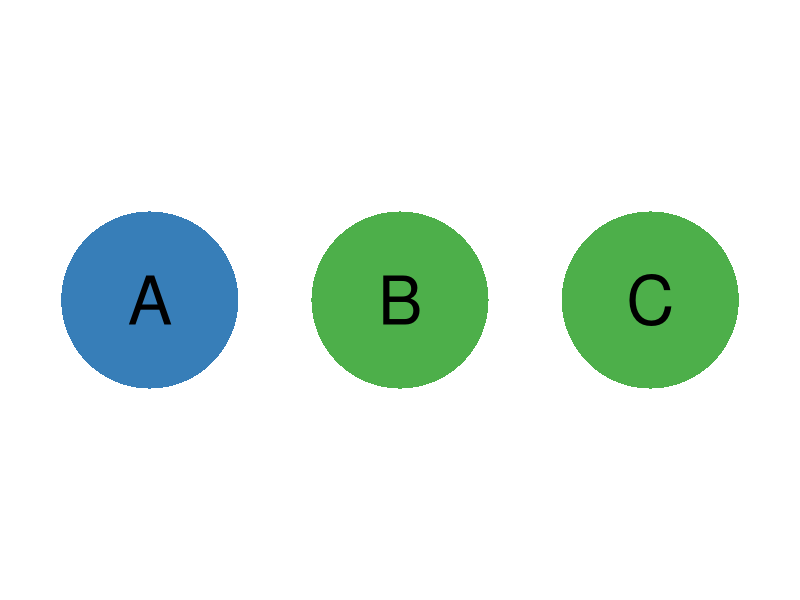
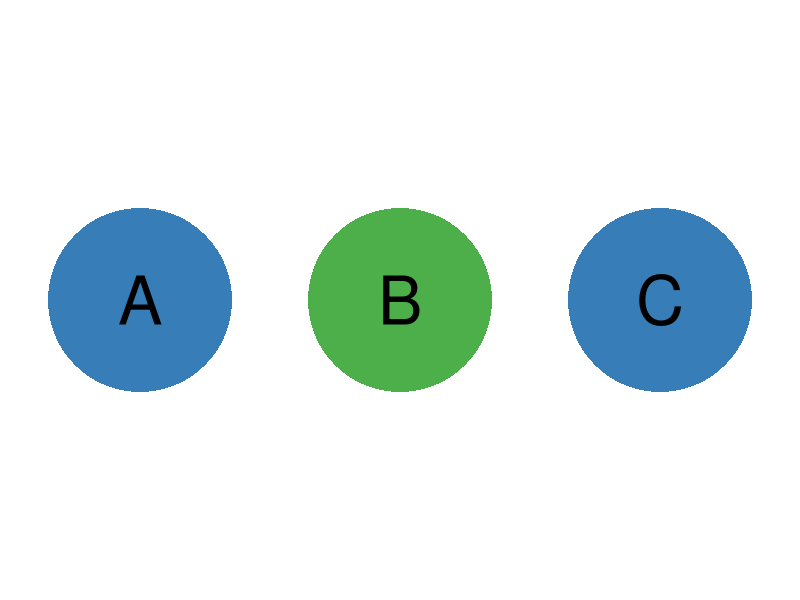
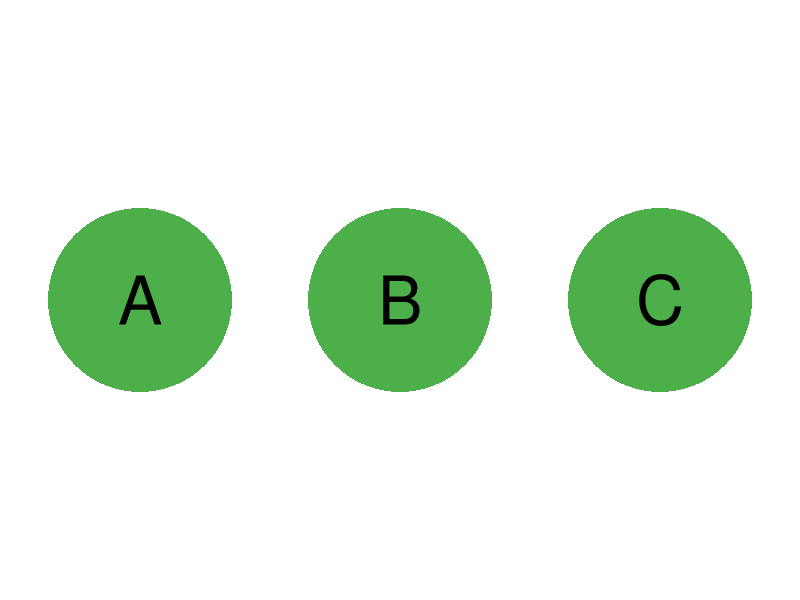

The R script that drew these images, in order:
require(shape)
library(plotrix)
pdf(file = "society/schelling_preferences_2.pdf", width = 6, height = 2)

#Set parameters for graphics
axislabelsize <- 1.5
labelsize <- 1.8
actionlabelsize <- 1.7
graphlinewidth <- 2
segmentlinewidth <- 1.5
fadelevel <- 0.3
elwidth <- 4
circlelettersize <- 4
circrad <- 1.15

COL <- c("#7fc97f", "#beaed4", "#fdc086", "#ffff99", "#386cb0", "#f0027f", "#bf5b17", "#666666")
COLA <- c("#99d8c9","#66c2a4","#41ae76", "#238b45", "#005824")
COLB <- c("#4eb3d3", "#2b8cbe", "#0868ac","#084081")

SCol <- c("#377EB8", "#4DAF4A")
par(mar =  c(0.75, 0.75, 0.75, 0.75))

xlims <- c(0, 10)
ylims <- c(3, 5)

npts <- 501 
x <- seq(xlims[1], xlims[2], length.out = npts)
y <- seq(ylims[1], ylims[2], length.out = npts) 

plot(0, 0, xlim = xlims, ylim = ylims, type = "n",
     xlab = expression(paste("")),
     ylab = expression(paste("")), 
     xaxt = "n", 
     yaxt = "n", 
     cex.lab = axislabelsize, 
     bty = "n",
     xaxs="i", 
     yaxs="i")

ticksy <- seq(from = 0, to = ylims[2], by = 2)
ylabels <- seq(from = 0, to = ylims[2], by = 2)
ticksx <- seq(from = 0, to = xlims[2], by = 2)
xlabels <- seq(from = 0, to = xlims[2], by = 2)


draw.circle(1.75, 4, radius = circrad, 
            nv = 100, border = NA, 
            col = SCol[1], lty = 1, density = NULL,
            angle = 45, lwd = elwidth)

text(1.75, 4, expression(paste("A")), 
     cex = circlelettersize, col = "black")

draw.circle(5, 4, radius = circrad, 
            nv = 100, border = NA, 
            col = SCol[2], lty = 1, density = NULL,
            angle = 45, lwd = elwidth)

text(5, 4, expression(paste("B")), 
     cex = circlelettersize, col = "black")

draw.circle(8.25, 4, radius = circrad, 
            nv = 100, border = NA, 
            col = SCol[2], lty = 1, density = NULL,
            angle = 45, lwd = elwidth)

text(8.25, 4, expression(paste("C")), 
     cex = circlelettersize, col = "black")


dev.off()

pdf(file = "society/schelling_preferences_1.pdf", width = 6, height = 2)

#Set parameters for graphics
axislabelsize <- 1.5
labelsize <- 1.8
actionlabelsize <- 1.7
graphlinewidth <- 2
segmentlinewidth <- 1.5
fadelevel <- 0.3
elwidth = 4

COL <- c("#7fc97f", "#beaed4", "#fdc086", "#ffff99", "#386cb0", "#f0027f", "#bf5b17", "#666666")
COLA <- c("#99d8c9","#66c2a4","#41ae76", "#238b45", "#005824")
COLB <- c("#4eb3d3", "#2b8cbe", "#0868ac","#084081")

SCol <- c("#377EB8", "#4DAF4A")
par(mar =  c(0, 0, 0, 0))

xlims <- c(0, 10)
ylims <- c(3, 5)

npts <- 501 
x <- seq(xlims[1], xlims[2], length.out = npts)
y <- seq(ylims[1], ylims[2], length.out = npts) 

plot(0, 0, xlim = xlims, ylim = ylims, type = "n",
     xlab = expression(paste("")),
     ylab = expression(paste("")), 
     xaxt = "n", 
     yaxt = "n", 
     cex.lab = axislabelsize, 
     bty = "n",
     xaxs="i", 
     yaxs="i")

ticksy <- seq(from = 0, to = ylims[2], by = 2)
ylabels <- seq(from = 0, to = ylims[2], by = 2)
ticksx <- seq(from = 0, to = xlims[2], by = 2)
xlabels <- seq(from = 0, to = xlims[2], by = 2)


draw.circle(1.75, 4, radius = circrad, 
            nv = 100, border = NA, 
            col = SCol[1], lty = 1, density = NULL,
            angle = 45, lwd = elwidth)

text(1.75, 4, expression(paste("A")), 
     cex = circlelettersize, col = "black")

draw.circle(5, 4, radius = circrad, 
            nv = 100, border = NA, 
            col = SCol[2], lty = 1, density = NULL,
            angle = 45, lwd = elwidth)

text(5, 4, expression(paste("B")), 
     cex = circlelettersize, col = "black")

draw.circle(8.25, 4, radius = circrad, 
            nv = 100, border = NA, 
            col = SCol[1], lty = 1, density = NULL,
            angle = 45, lwd = elwidth)

text(8.25, 4, expression(paste("C")), 
     cex = circlelettersize, col = "black")


dev.off()

pdf(file = "society/schelling_preferences_3.pdf", width = 6, height = 2)

#Set parameters for graphics
axislabelsize <- 1.5
labelsize <- 1.8
actionlabelsize <- 1.7
graphlinewidth <- 2
segmentlinewidth <- 1.5
fadelevel <- 0.3
elwidth = 4

COL <- c("#7fc97f", "#beaed4", "#fdc086", "#ffff99", "#386cb0", "#f0027f", "#bf5b17", "#666666")
COLA <- c("#99d8c9","#66c2a4","#41ae76", "#238b45", "#005824")
COLB <- c("#4eb3d3", "#2b8cbe", "#0868ac","#084081")

SCol <- c("#377EB8", "#4DAF4A")
par(mar =  c(0, 0, 0, 0))

xlims <- c(0, 10)
ylims <- c(3, 5)

npts <- 501 
x <- seq(xlims[1], xlims[2], length.out = npts)
y <- seq(ylims[1], ylims[2], length.out = npts) 

plot(0, 0, xlim = xlims, ylim = ylims, type = "n",
     xlab = expression(paste("")),
     ylab = expression(paste("")), 
     xaxt = "n", 
     yaxt = "n", 
     cex.lab = axislabelsize, 
     bty = "n",
     xaxs="i", 
     yaxs="i")

ticksy <- seq(from = 0, to = ylims[2], by = 2)
ylabels <- seq(from = 0, to = ylims[2], by = 2)
ticksx <- seq(from = 0, to = xlims[2], by = 2)
xlabels <- seq(from = 0, to = xlims[2], by = 2)


draw.circle(1.75, 4, radius = circrad, 
            nv = 100, border = NA, 
            col = SCol[2], lty = 1, density = NULL,
            angle = 45, lwd = elwidth)

text(1.75, 4, expression(paste("A")), 
     cex = circlelettersize, col = "black")

draw.circle(5, 4, radius = circrad, 
            nv = 100, border = NA, 
            col = SCol[2], lty = 1, density = NULL,
            angle = 45, lwd = elwidth)

text(5, 4, expression(paste("B")), 
     cex = circlelettersize, col = "black")

draw.circle(8.25, 4, radius = circrad, 
            nv = 100, border = NA, 
            col = SCol[2], lty = 1, density = NULL,
            angle = 45, lwd = elwidth)

text(8.25, 4, expression(paste("C")), 
     cex = circlelettersize, col = "black")


dev.off()
